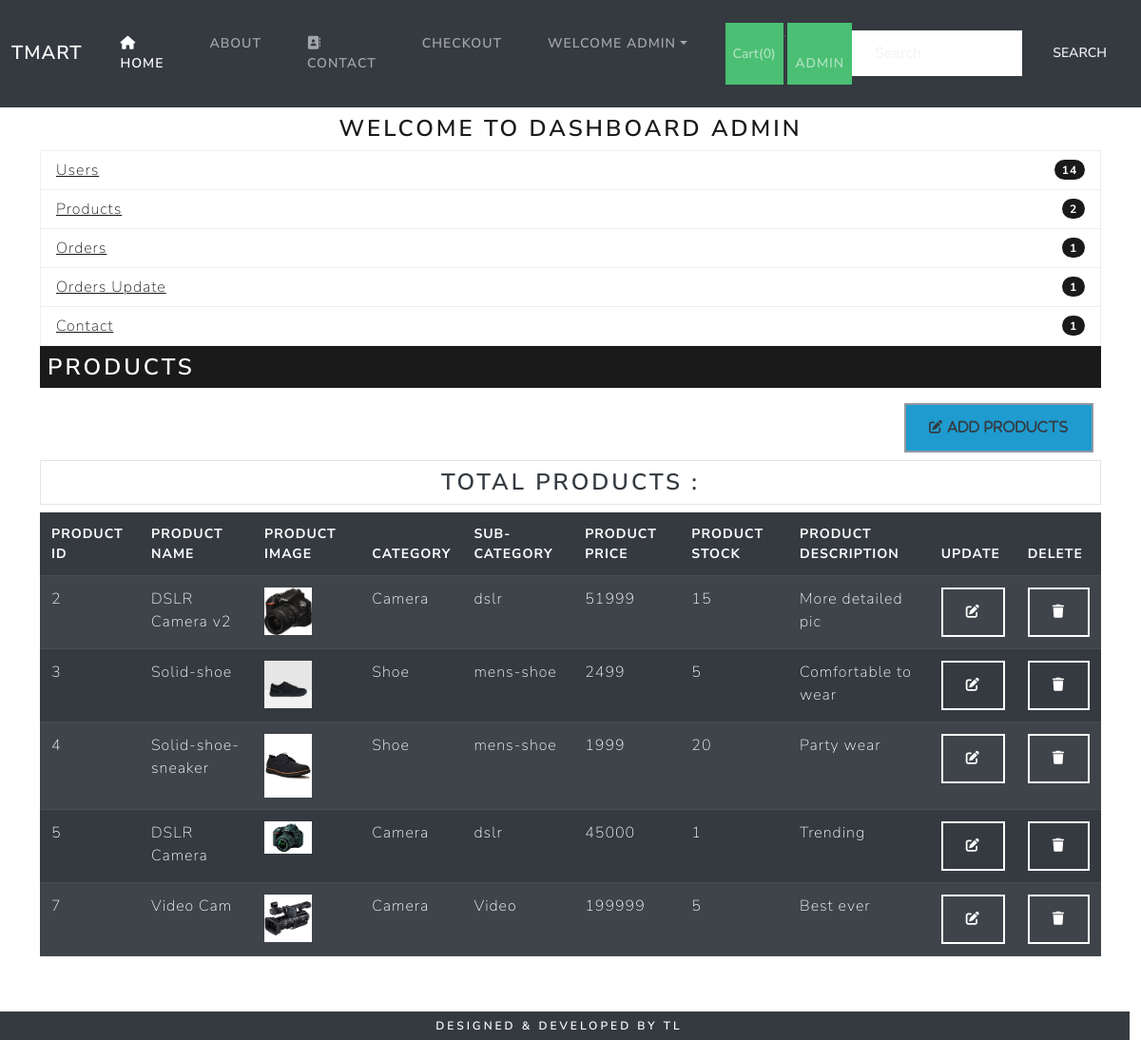
Page /dashboard (signed in) on the committed database.
### ekartapp/models.py (models this page shows, shortened)
class Product(models.Model):
    product_id=models.AutoField
    product_name=models.CharField(max_length=100)
    category=models.CharField(max_length=100,default="")
    subcategory=models.CharField(max_length=100,blank=True,null=True)
    price=models.IntegerField(default=0)
    actual_price=models.IntegerField(default=0)
    stock=models.IntegerField(default=0,blank=True,null=True)
    desc=models.TextField(max_length=500)
    image=models.ImageField(upload_to="Products")

### ekartapp/views.py (the view)
# urls.py: path('dashboard',views.dashboard,name="dashboard"),
@login_required
@permission_required('ekartapp.read_product', raise_exception=True)
def dashboard(request):
    prods = Product.objects.all()
    totalProducts = len(prods)
    context = {"prods": prods, "totalProducts": totalProducts}
    return render(request, "dashboard.html", context)

### templates/dashboard.html (shortened to what this page needs)
{% extends 'base.html' %}
{% block body %}
<div class="container mt-2">
    <h3 class="text-center">Welcome to Dashboard {{user.first_name }}</h3>
    <div class="row">
        <div class="col md-2">
            <ul class="list-group">
                <li class="list-group-item d-flex justify-content-between align-items-center">
                    <a href="http://127.0.0.1:8000/admin/auth/user/">Users</a>
                    <span class="badge bg-primary rounded-pill">14</span>
                </li>
                <li class="list-group-item d-flex justify-content-between align-items-center">
                    <a href="/dashboard">Products</a>
                    <span class="badge bg-primary rounded-pill">2</span>
                </li>
                <li class="list-group-item d-flex justify-content-between align-items-center">
                    <a href="http://127.0.0.1:8000/admin/ekartapp/orders/">Orders</a>
                    <span class="badge bg-primary rounded-pill">1</span>
                </li>
                <li class="list-group-item d-flex justify-content-between align-items-center">
                    <a href="http://127.0.0.1:8000/admin/ekartapp/orderupdate/">Orders Update</a>
                    <span class="badge bg-primary rounded-pill">1</span>
                </li>
                <li class="list-group-item d-flex justify-content-between align-items-center">
                    <a href="http://127.0.0.1:8000/admin/ekartapp/contact/">Contact</a>
                    <span class="badge bg-primary rounded-pill">1</span>
                </li>
            </ul>
        </div>
        <div class="col md-10">
            <h3 class="text-dark bg-primary text-white p-2">Products</h3>
            <div class="d-grid gap-2 d-md-flex justify-content-md-end"><a type="button" href="/dashboard/addproduct"
                    class="btn btn-outline-secondary m-2 text-bg-info text-dark"><i class="fa-solid fa-pen-to-square">
                        Add Products</i></a>
            </div>
            <h3 class="text-dark bg-light text-center text-dark p-2"> Total Products : {{total}}</h3>
            <table class="table table-dark table-striped table-sm">
                <thead>
                    <tr>
                        <th scope="col">Product Id</th>
                        <th scope="col">Product Name</th>
                        <th scope="col">Product Image</th>
                        <th scope="col">Category</th>
                        <th scope="col">Sub-Category</th>
                        <th scope="col">Product Price</th>
                        <th scope="col">Product Stock</th>
                        <th scope="col">Product Description</th>
                        <th scope="col">Update</th>
                        <th scope="col">Delete</th>
                    </tr>
                </thead>
                <tbody>
                    {% for i in prods %}
                    <tr>
                        <td>{{i.id}}</td>
                        <td>{{i.product_name}}</td>
                        <td><img src="{{i.image.url}}" width="50" alt=""></td>
                        <td>{{i.category}}</td>
                        <td>{{i.subcategory}}</td>
                        <td>{{i.price}}</td>
                        <td>{{i.stock}}</td>
                        <td>{{i.desc}}</td>
                        <td>
                            <a type="button" href="/dashboard/editProduct/{{i.id}}" class="btn btn-outline-light"><i
                                    class="fa-solid fa-pen-to-square"></i></a>
                        </td>
                        <td>
                            <a type="button" href="/dashboard/deleteProduct/{{i.id}}" class="btn btn-outline-light"><i
                                class="fa-solid fa-trash"></i></a>
                        </td>
                    </tr>
                    {% endfor %}
                </tbody>
            </table>
            <br>
            <br>
            <br>
        </div>
    </div>
</div>
{% endblock body %}

### templates/base.html (shortened to what this page needs)
{% load static %}
<!doctype html>
<html lang="en">
<head>
    <link rel="stylesheet" href="{% static 'css/bootstrap.min.css' %}">
    <link rel="stylesheet" href="https://cdnjs.cloudflare.com/ajax/libs/font-awesome/6.4.2/css/all.min.css"
 />
</head>
<body>
    <nav class="navbar navbar-expand-lg bg-dark" data-bs-theme="dark">
        <div class="container-fluid">
            <a class="navbar-brand" href="/">Tmart</a>
            <div class="collapse navbar-collapse" id="navbarColor02">
                <ul class="navbar-nav me-auto">
                    <li class="nav-item">
                        <a class="nav-link active" href="/"><i class="fa-solid fa-house"></i> Home
                        </a>
                    </li>
                    <li class="nav-item">
                        <a class="nav-link" href="/about">About</a>
                    </li>
                    <li class="nav-item">
                        <a class="nav-link" href="/contact"><i class="fa-solid fa-address-book"></i> Contact</a>
                    </li>
                    <li class="nav-item">
                        <a class="nav-link" href="/checkout"> Checkout</a>
                    </li>
                    {% if request.user.is_authenticated %}
                    <li class="nav-item dropdown">
                        <a class="nav-link dropdown-toggle" data-bs-toggle="dropdown" href="#" role="button"
                            aria-haspopup="true" aria-expanded="false">Welcome {{user.first_name}}</a>
                    </li>
                    {% endif %}
                    <button type="button" class="nav-link scrollito bg-success" id="popcart" data-container="body"
                        data-toggle="popover" data-placement="bottom" data-html="true" data-content="Vivamus
                    sagittis lacus vel augue laoreet rutrum faucibus.">Cart(<span id="cart">0</span>)</button>
                    <span>.</span>
                    {% if user.is_superuser %}
                    <a href="/dashboard" class="nav-link scrollito bg-success"> Admin</a>
                    {% endif %}
                </ul>
                <form class="d-flex" action="/search" method="get">
                    <input class="form-control me-sm-2 text-bg-light" type="search" placeholder="Search">
                    <button class="btn btn-bg-secondary my-2 my-sm-0" type="submit">Search</button>
                </form>
            </div>
        </div>
    </nav>
    {% block body %}
    {% endblock body %}
    <div class="container">
        <footer>
            <div class="row bg-dark" id="footer">
                <div class="col md-4"></div>
                <div class="col md-4">
                    <h6 class="text-white bg-dark m-2">Designed & Developed by TL</h6>
                </div>
                <div class="col md-4"></div>
            </div>
        </footer>
    </div>
</body>
</html>

### rows in the picture
Product: id "2", product_name "DSLR Camera v2", image (picture), category "Camera", subcategory "dslr", price "51999", stock "15", desc "More detailed pic"
Product: id "3", product_name "Solid-shoe", image (picture), category "Shoe", subcategory "mens-shoe", price "2499", stock "5", desc "Comfortable to wear"
Product: id "4", product_name "Solid-shoe-sneaker", image (picture), category "Shoe", subcategory "mens-shoe", price "1999", stock "20", desc "Party wear"
Product: id "5", product_name "DSLR Camera", image (picture), category "Camera", subcategory "dslr", price "45000", stock "1", desc "Trending"
Product: id "7", product_name "Video Cam", image (picture), category "Camera", subcategory "Video", price "199999", stock "5", desc "Best ever"

### other values in the picture
{{ user.first_name }} "ADMIN"
